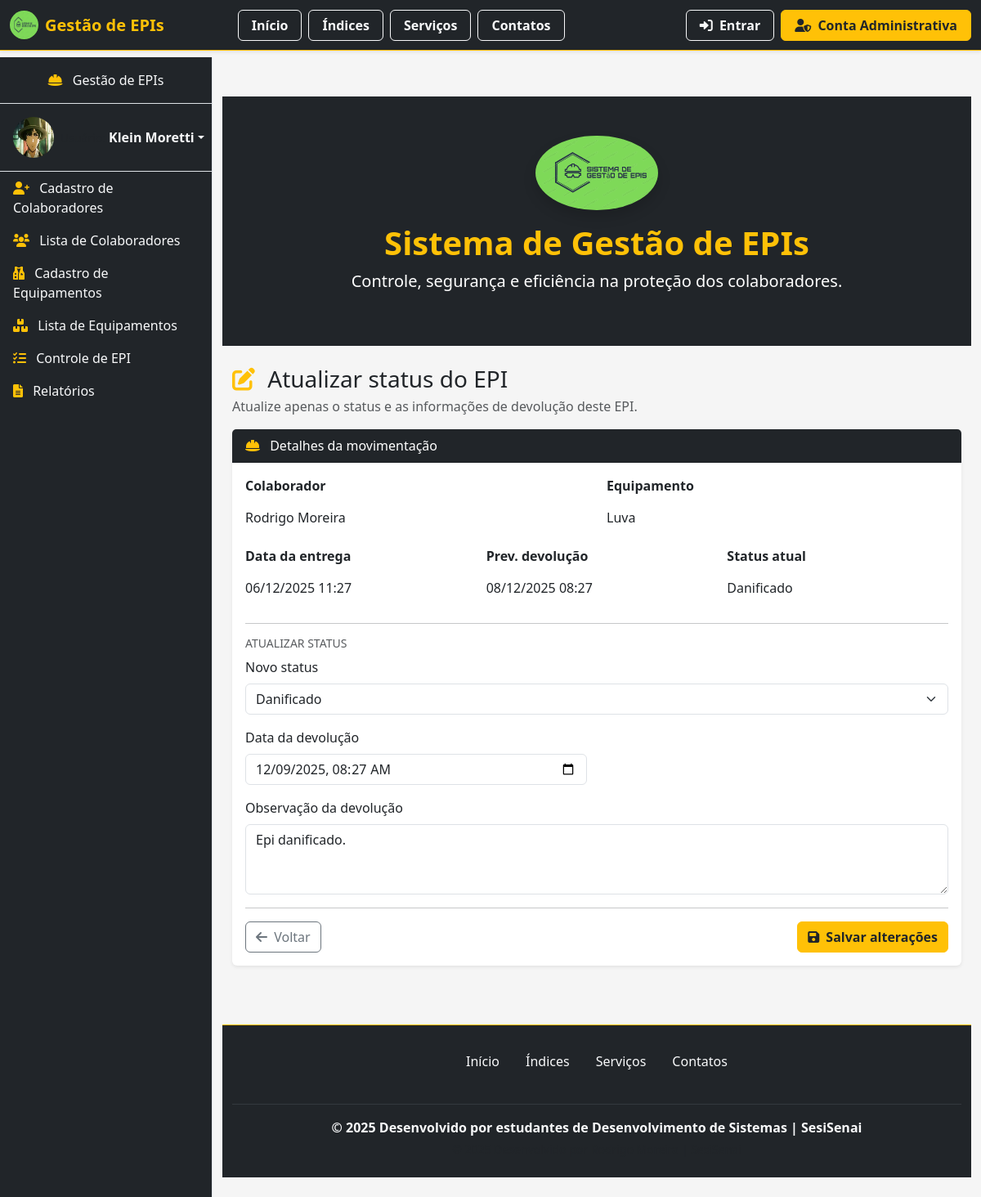
The app's page /epi/editar/2/ with its own data.
### page_app/models.py (models this page shows, shortened)
class ControleEPI(models.Model):
    STATUS_CHOICES = [
        ('EMPRESTADO', 'Emprestado'),
        ('EM_USO', 'Em uso'),
        ('FORNECIDO', 'Fornecido'),
        ('DEVOLVIDO', 'Devolvido'),
        ('DANIFICADO', 'Danificado'),
        ('PERDIDO', 'Perdido'),
    ]
    colaborador = models.ForeignKey(
        Colaborador,
        on_delete=models.CASCADE,
        related_name='movimentos'
    )
    equipamento = models.ForeignKey(
        Equipamento,
        on_delete=models.CASCADE,
        related_name='movimentos'
    )
    data_entrega = models.DateTimeField(
        default=timezone.now,
        verbose_name="Data da entrega"
    )
    data_prevista_devolucao = models.DateTimeField(
        verbose_name="Data prevista para devolução"
    )
    data_devolucao = models.DateTimeField(
        null=True,
        blank=True,
        verbose_name="Data da devolução"
    )
    status = models.CharField(
        max_length=20,
        choices=STATUS_CHOICES,
        default='EMPRESTADO'
    )
    observacao = models.TextField(
        blank=True,
        verbose_name="Observações gerais"
    )
    observacao_devolucao = models.TextField(
        blank=True,
        verbose_name="Observação na devolução"
    )

class Colaborador(models.Model):
    CARGOS = [
        ('Auxiliar', 'Auxiliar'),
        ('Operador de Máquina', 'Operador de Máquina'),
        ('Eletricista', 'Eletricista'),
        ('Supervisor', 'Supervisor'),
        ('Técnico de Segurança', 'Técnico de Segurança'),
        ('Soldador', 'Soldador'),
        ('Mecânico', 'Mecânico'),
        ('Almoxarife', 'Almoxarife'),
        ('Engenheiro', 'Engenheiro'),
        ('Inspetor', 'Inspetor'),
    ]
    nome = models.CharField(max_length=150)
    email = models.EmailField(unique=True)
    telefone = models.CharField(max_length=20, blank=True)
    funcao = models.CharField(
        max_length=100,
        choices=CARGOS,
        blank=True,
        null=True,
        verbose_name="Função / Cargo"
    )
    ativo = models.BooleanField(default=True)

class Equipamento(models.Model):
    nome = models.CharField(max_length=150)
    descricao = models.TextField(blank=True)
    codigo = models.CharField(max_length=50, unique=True, verbose_name="Código/Patrimônio")
    ca = models.CharField(max_length=30, blank=True, verbose_name="Certificado de Aprovação (CA)")
    quantidade_estoque = models.PositiveIntegerField(default=0)

### page_app/views.py (the view)
# urls.py: path('epi/editar/<int:id>/', editar_controle_epi, name='editar_controle_epi'),
def editar_controle_epi(request, id):
    mov = get_object_or_404(ControleEPI, id=id)
    if request.method == "POST":
        form = ControleEPIStatusForm(request.POST, instance=mov)
        if form.is_valid():
            form.save()
            messages.success(request, "Status do EPI atualizado com sucesso!")
            return redirect("controlar_epi")
        else:
            messages.error(request, "Erro ao atualizar status do EPI. Verifique os campos.")
    else:
        form = ControleEPIStatusForm(instance=mov)
    return render(request, "page_app/epi/editar.html", {
        "form": form,
        "mov": mov,
        "titulo": "Atualizar status do EPI",
    })

### page_app/forms.py
class ControleEPIStatusForm(forms.ModelForm):
    class Meta:
        model = ControleEPI
        fields = ["status", "data_devolucao", "observacao_devolucao"]
        widgets = {
            "status": forms.Select(attrs={"class": "form-select"}),
            "data_devolucao": forms.DateTimeInput(attrs={
                "type": "datetime-local",
                "class": "form-control",
            }),
            "observacao_devolucao": forms.Textarea(attrs={
                "class": "form-control",
                "rows": 3,
            }),
        }

### page_app/templates/page_app/epi/editar.html (shortened to what this page needs)
{% extends "page_app/global/index.html" %}
{% load static %}
{% block content %}
<div class="container py-4">
  <div class="d-flex justify-content-between align-items-center mb-3">
    <div>
      <h3 class="mb-1">
        <i class="fa-solid fa-pen-to-square me-2 text-warning"></i>
        {{ titulo }}
      </h3>
      <p class="text-muted mb-0">
        Atualize apenas o status e as informações de devolução deste EPI.
      </p>
    </div>
  </div>
  <div class="card shadow-sm border-0">
    <div class="card-header bg-dark text-white">
      <i class="fa-solid fa-helmet-safety me-2 text-warning"></i>
      Detalhes da movimentação
    </div>
    <div class="card-body">
      <div class="row mb-3">
        <div class="col-md-6">
          <label class="form-label fw-semibold">Colaborador</label>
          <div class="form-control-plaintext">
            {{ mov.colaborador.nome }}
          </div>
        </div>
        <div class="col-md-6">
          <label class="form-label fw-semibold">Equipamento</label>
          <div class="form-control-plaintext">
            {{ mov.equipamento.nome }}
          </div>
        </div>
      </div>
      <div class="row mb-4">
        <div class="col-md-4">
          <label class="form-label fw-semibold">Data da entrega</label>
          <div class="form-control-plaintext">
            {{ mov.data_entrega|date:"d/m/Y H:i" }}
          </div>
        </div>
        <div class="col-md-4">
          <label class="form-label fw-semibold">Prev. devolução</label>
          <div class="form-control-plaintext">
            {{ mov.data_prevista_devolucao|date:"d/m/Y H:i" }}
          </div>
        </div>
        <div class="col-md-4">
          <label class="form-label fw-semibold">Status atual</label>
          <div class="form-control-plaintext">
            {{ mov.get_status_display }}
          </div>
        </div>
      </div>
      <hr>
      <form method="post" novalidate>
        <h6 class="text-uppercase text-muted small mb-2">Atualizar status</h6>
        <div class="mb-3">
          <label class="form-label" for="{{ form.status.id_for_label }}">Novo status</label>
          {{ form.status }}
        </div>
        <div class="row mb-3" id="bloco-data-dev">
          <div class="col-md-6">
            <label class="form-label" for="{{ form.data_devolucao.id_for_label }}">
              Data da devolução
            </label>
            {{ form.data_devolucao }}
          </div>
        </div>
        <div class="mb-3" id="bloco-obs-dev">
          <label class="form-label" for="{{ form.observacao_devolucao.id_for_label }}">
            Observação da devolução
          </label>
          {{ form.observacao_devolucao }}
        </div>
        <hr>
        <div class="d-flex justify-content-between">
          <a href="{% url 'controlar_epi' %}" class="btn btn-outline-secondary">
            <i class="fa-solid fa-arrow-left me-1"></i> Voltar
          </a>
          <button type="submit" class="btn btn-warning text-dark fw-semibold">
            <i class="fa-solid fa-floppy-disk me-1"></i> Salvar alterações
          </button>
        </div>
      </form>
    </div>
  </div>
</div>
{% endblock %}

### page_app/templates/page_app/global/index.html (style rules this page uses)
body { background-color: #f5f5f5; padding-top: 70px; }

### records on screen
ControleEPI: colaborador.nome "Rodrigo Moreira", equipamento.nome "Luva", data_entrega "06/12/2025 11:27", data_prevista_devolucao "08/12/2025 08:27", status "Danificado", data_devolucao "12/09/2025 08:27", observacao_devolucao "Epi danificado."

### other values on screen
{{ titulo }} "Atualizar status do EPI"
